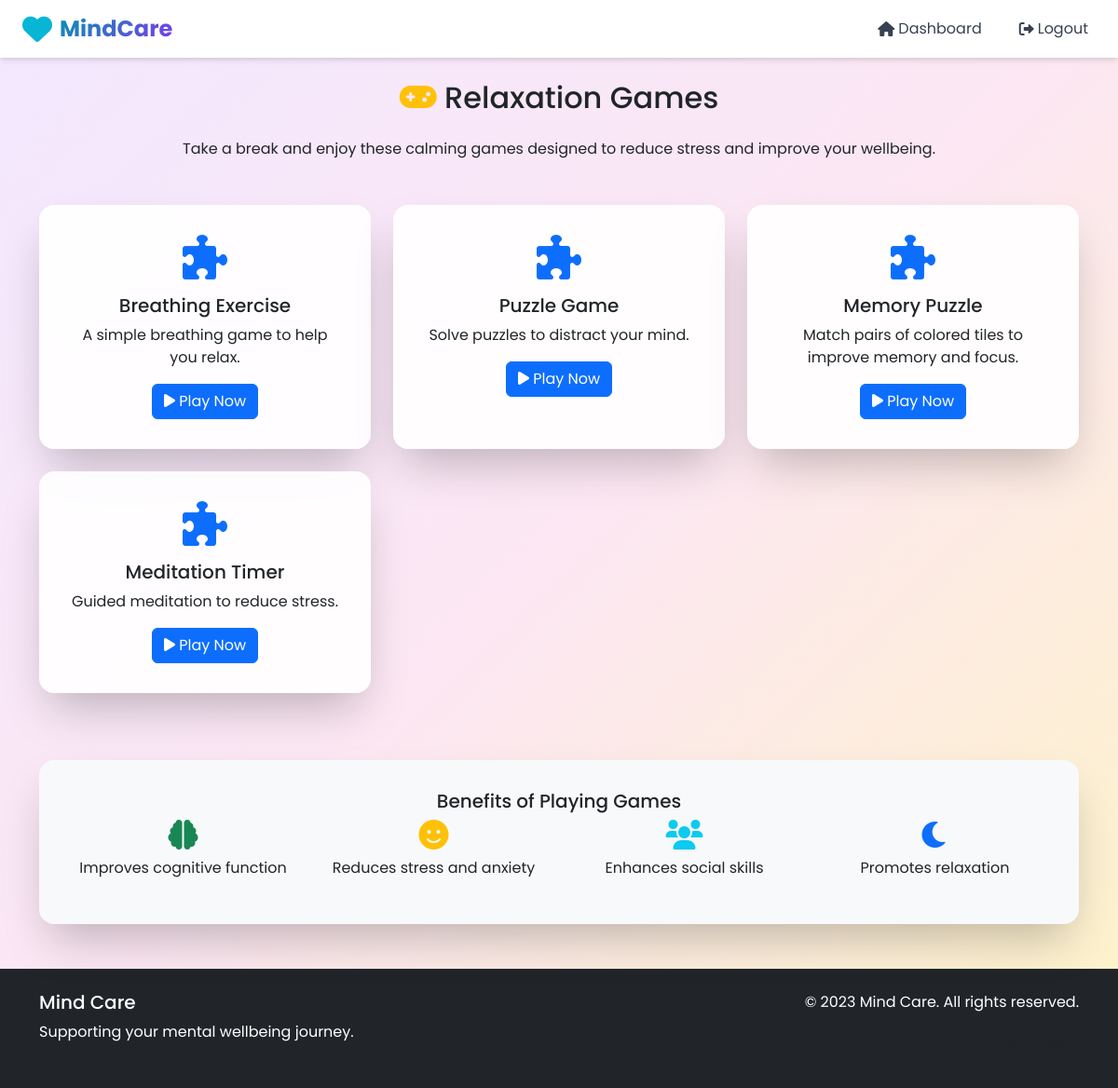
Page /games/ (signed in) on the committed database.
### mental_health_app/models.py (models this page shows, shortened)
class Game(models.Model):
    name = models.CharField(max_length=100)
    description = models.TextField()
    url = models.URLField()  # Link to the game or embedded code

### mental_health_app/views.py (the view)
# urls.py: path('games/', views.games, name='games'),
@login_required
def games(request):
    games = Game.objects.all()
    return render(request, 'games.html', {'games': games})

### mental_health_app/templates/games.html (shortened to what this page needs)
{% extends 'base.html' %}
{% block content %}
<div class="row">
    <div class="col-12">
        <h2 class="text-center mb-4">
            <i class="fas fa-gamepad text-warning"></i> Relaxation Games
        </h2>
        <p class="text-center mb-5">Take a break and enjoy these calming games designed to reduce stress and improve your wellbeing.</p>
    </div>
</div>
<div class="row">
    {% for game in games %}
        <div class="col-md-4 mb-4">
            <div class="card h-100">
                <div class="card-body text-center">
                    <i class="fas fa-puzzle-piece fa-3x text-primary mb-3"></i>
                    <h5 class="card-title">{{ game.name }}</h5>
                    <p class="card-text">{{ game.description }}</p>
                    {% if game.name == "Meditation Timer" %}
                        <a href="{% url 'meditation' %}" class="btn btn-primary">
                            <i class="fas fa-play"></i> Play Now
                        </a>
                    {% elif game.name == "Breathing Exercise" %}
                        <a href="{% url 'breathing' %}" class="btn btn-primary">
                            <i class="fas fa-play"></i> Play Now
                        </a>
                    {% elif game.name == "Puzzle Game" %}
                        <a href="{% url 'puzzle' %}" class="btn btn-primary">
                            <i class="fas fa-play"></i> Play Now
                        </a>
                    {% elif game.name == "Memory Puzzle" %}
                        <a href="{% url 'memory_puzzle' %}" class="btn btn-primary">
                            <i class="fas fa-play"></i> Play Now
                        </a>
                    {% else %}
                        <a href="{{ game.url }}" target="_blank" class="btn btn-primary">
                            <i class="fas fa-play"></i> Play Now
                        </a>
                    {% endif %}
                </div>
            </div>
        </div>
    {% endfor %}
</div>
                        <div class="row mt-5">
                            <div class="col-12">
                                <div class="card bg-light">
                                    <div class="card-body text-center">
                                        <h5 class="card-title">Benefits of Playing Games</h5>
                                        <div class="row">
                                            <div class="col-md-3">
                                                <i class="fas fa-brain fa-2x text-success mb-2"></i>
                                                <p>Improves cognitive function</p>
                                            </div>
                                            <div class="col-md-3">
                                                <i class="fas fa-smile fa-2x text-warning mb-2"></i>
                                                <p>Reduces stress and anxiety</p>
                                            </div>
                                            <div class="col-md-3">
                                                <i class="fas fa-users fa-2x text-info mb-2"></i>
                                                <p>Enhances social skills</p>
                                            </div>
                                            <div class="col-md-3">
                                                <i class="fas fa-moon fa-2x text-primary mb-2"></i>
                                                <p>Promotes relaxation</p>
                                            </div>
                                        </div>
                                    </div>
                                </div>
                            </div>
                        </div>
                    </div>
{% endblock %}

### mental_health_app/templates/base.html (shortened to what this page needs)
<!DOCTYPE html>
<html lang="en">
<head>
    <link href="https://cdn.jsdelivr.net/npm/bootstrap@5.3.0/dist/css/bootstrap.min.css" rel="stylesheet">
    <link rel="stylesheet" href="https://cdnjs.cloudflare.com/ajax/libs/font-awesome/6.0.0/css/all.min.css">
</head>
<body>
    <nav class="navbar navbar-expand-lg navbar-light bg-white shadow-md sticky-top" style="background: rgba(255, 255, 255, 0.8); backdrop-filter: blur(10px); -webkit-backdrop-filter: blur(10px); z-index: 50;" data-testid="navbar">
        <div class="container-fluid px-4">
            <a class="navbar-brand d-flex align-items-center" href="{% if user.is_authenticated %}{% if user.is_staff %}{% url 'admin_dashboard' %}{% else %}{% url 'dashboard' %}{% endif %}{% else %}{% url 'home' %}{% endif %}" data-testid="nav-logo">
                <i class="fas fa-heart text-cyan-500 me-2" style="font-size: 2rem;"></i>
                <span class="fw-bold fs-4" style="background: linear-gradient(135deg, #0891b2, #7c3aed); -webkit-background-clip: text; -webkit-text-fill-color: transparent; background-clip: text;">MindCare</span>
            </a>
            <div class="collapse navbar-collapse" id="navbarNav">
                <div class="navbar-nav ms-auto d-flex align-items-center">
                    {% if user.is_authenticated %}
                        <a class="nav-link d-flex align-items-center me-4 text-gray-700 hover-text-cyan-600 transition" href="{% url 'dashboard' %}" data-testid="nav-dashboard">
                            <i class="fas fa-home me-1"></i>
                            <span>Dashboard</span>
                        </a>
                        <button class="btn btn-link nav-link d-flex align-items-center text-gray-700 hover-text-red-600 transition border-0 bg-transparent" onclick="window.location.href='{% url 'logout' %}'" data-testid="nav-logout-btn">
                            <i class="fas fa-sign-out-alt me-1"></i>
                            <span>Logout</span>
                        </button>
                    {% else %}
                        <a class="nav-link me-4 text-gray-700 hover-text-cyan-600 transition" href="{% url 'login' %}">Login</a>
                        <a class="nav-link text-gray-700 hover-text-cyan-600 transition" href="{% url 'signup' %}">Signup</a>
                    {% endif %}
                </div>
            </div>
        </div>
    </nav>
    <div class="container mt-4">
        {% block content %}{% endblock %}
    <footer class="bg-dark text-white mt-5 py-4">
        <div class="container">
            <div class="row">
                <div class="col-md-6">
                    <h5>Mind Care</h5>
                    <p>Supporting your mental wellbeing journey.</p>
                </div>
                <div class="col-md-6 text-md-end">
                    <p>&copy; 2023 Mind Care. All rights reserved.</p>
                    <p><small><a href="{% url 'admin_login' %}" class="text-muted">Admin Login</a></small></p>
                </div>
            </div>
        </div>
    </footer>
</body>
</html>

### mental_health_app/templates/base.html (style rules this page uses)
body { background: linear-gradient(to bottom right, #f3e8ff, #fce7f3, #fef3c7); min-height: 100vh; margin: 0; font-family: 'Poppins', sans-serif; }
.text-gray-700 { color: #374151; }
.text-cyan-500 { color: #06b6d4; }
.transition { transition: all 0.15s ease-in-out; }
.shadow-md { box-shadow: 0 4px 6px -1px rgba(0, 0, 0, 0.1), 0 2px 4px -1px rgba(0, 0, 0, 0.06); }
.sticky-top { position: sticky; top: 0; }
.card { background: rgba(255, 255, 255, 0.9); backdrop-filter: blur(10px); border-radius: 1rem; box-shadow: 0 25px 50px -12px rgba(0, 0, 0, 0.25); border: none; }
.card-body { padding: 2rem; }

### rows in the picture
Game: name "Breathing Exercise", description "A simple breathing game to help you relax.", shows "Play Now"
Game: name "Puzzle Game", description "Solve puzzles to distract your mind.", shows "Play Now"
Game: name "Memory Puzzle", description "Match pairs of colored tiles to improve memory and focus.", shows "Play Now"
Game: name "Meditation Timer", description "Guided meditation to reduce stress.", shows "Play Now"
